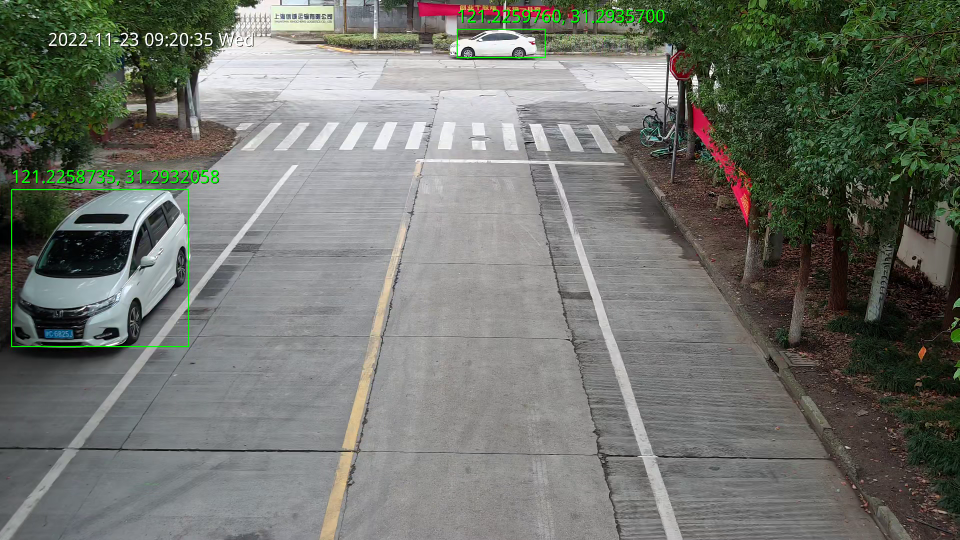
#> input picture YANGLINLU/3100.png, 1920 x 1080 px (shown at 1/2 size)
$ python camCalibrateTool.py
#> lines starting #> are read from the running program, lines starting #| are printed output that depends on the picture
#!/usr/bin/env python
# -*- coding: utf-8 -*-
# @Time    : 2022/6/29 16:50
# @Author  : xinguoron
# @Site    :
# @File    :
# @Software: PyCharm
# @email   : 1401255365@qq.com

import matplotlib.pyplot as plt
from osgeo import ogr
from matplotlib.image import imread
from gaussReprojection import LatLon2XY
# from tsai import TsaiCameraCalibrate as tsaiCali
import numpy as np
import json
import os
# from uiTool import getParams
import random
# from getOutPixel import getCameraResolution
# from pxToGpsCali import transformGO
from math import radians, cos,asin,sqrt,sin

# [13 lines of commented-out code are left out]


ax1_click_no = 1
ax2_click_no = 1


def calibrateTool(image1_path, image2_path):
    # [44 lines of commented-out code are left out]

#> called with image1_path = './YANGLINLU/3100.png', image2_path = './YANGLINLU/2100.png'
    gpsPtList = []
    pixPtList = []

    fig = plt.figure()

    fig.canvas.set_window_title('res')
    plt.subplots_adjust(left=None, bottom=None, right=None, top=None, wspace=0.1, hspace=None)

    ax1 = fig.add_subplot(1, 2, 1)
    ax2 = fig.add_subplot(1, 2, 2)

    # ax1.set_title('SELECT GPS POINTS')

    ax1.set_title('select_key_point')
    img1 = imread(image1_path)
#> img1 is the input picture: shape (1080, 1920, 3) float32; mean R, G, B 0.438, 0.45, 0.422
    # img1_size = img1.shape()
    ax1.imshow(img1)

    ax2.set_title('res')
    img2 = imread(image2_path)
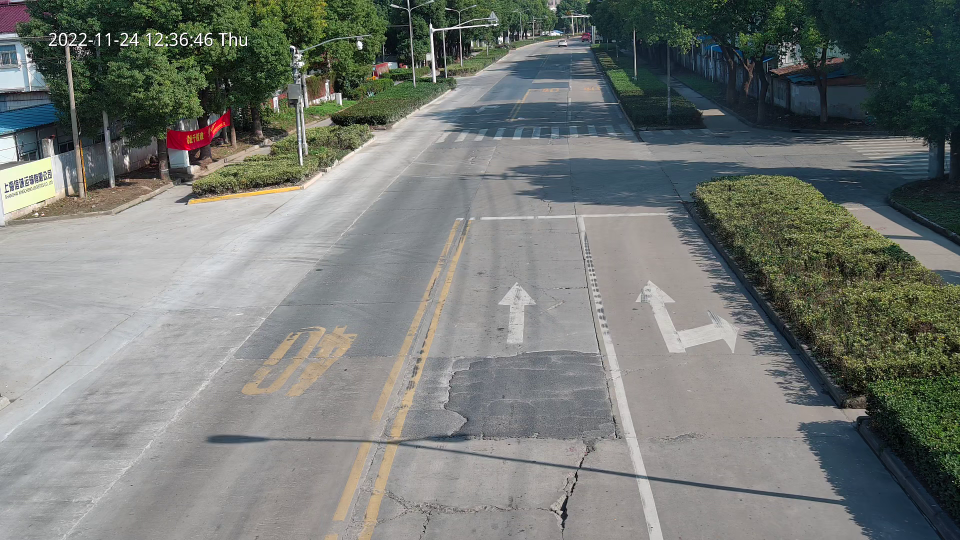
#> input picture YANGLINLU/2100.png, 1920 x 1080 px (shown at 1/2 size)
#> img2 is the input picture: shape (1080, 1920, 3) float32; mean R, G, B 0.46, 0.476, 0.459
    # imgSize = img2.shape
    # print('图片的大小为：', img.shape)
    ax2.imshow(img2)

    # def plotShapefile():
    #     # basedir = './SHP'
    #     # 下面三个谁在上边就先显示谁
    #     colorList = ['k-', 'r-', 'g-', 'b-']
    #     for obj in shpPathList:
    #         plot_layer(obj, random.choice(colorList), markersize=0.5)
    #         # plot_layer(DirectionArrow,'r-')
    #         # plot_layer(PavementSymbolMarkings,'g-',markersize=0.05)
    #         # plot_layer(TrafficMarkings_CrossWalk, 'b-')
    #     # plt.axis('equal')
    #     plt.gca().get_xaxis().set_ticks([])
    #     plt.gca().get_yaxis().set_ticks([])

    def onclick(event):
        global ax1_click_no, ax2_click_no
        if event.inaxes == ax1:
            gpsPtList.append([event.xdata, event.ydata])
            ax1.plot(event.xdata, event.ydata, 'o', markersize=8)
            ax1.annotate(str(ax1_click_no), (event.xdata, event.ydata))
            ax1_click_no += 1
        else:
            # print('processing on draw pts')
            pixPtList.append([event.xdata, event.ydata])
            ax2.plot(event.xdata, event.ydata, 'o', markersize=8)
            ax2.annotate(str(ax2_click_no), (event.xdata, event.ydata))
            ax2_click_no += 1
        fig.canvas.draw()

    # plotShapefile()
    cid = fig.canvas.mpl_connect('key_press_event', onclick)
    plt.show()
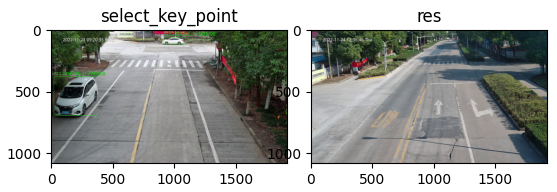
#> figure drawn by matplotlib, 2 panels
    return gpsPtList, pixPtList

# image1_path = './1.jpg'  # 曹杨路标定
# image2_path = './2.jpg'

image1_path = './YANGLINLU/3100.png'  # 杨林路标定
image2_path = './YANGLINLU/2100.png'
img1PtList, img2PtList = calibrateTool(image1_path, image2_path)

print('img1:, \n\n')
print(img1PtList)

print('img2:, \n\n')
print(img2PtList)

    # [78 lines of commented-out code are left out]
